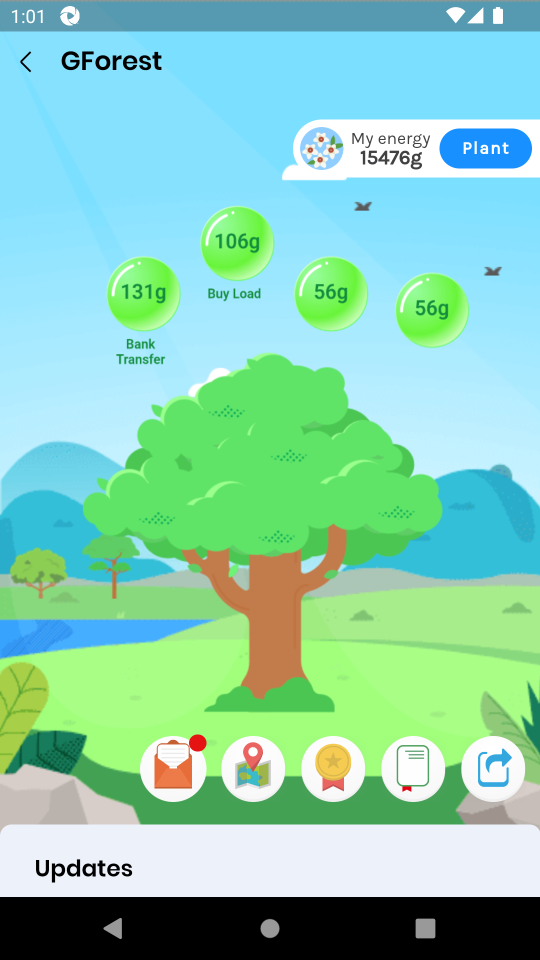
#> input picture notebook/sample_screenshot.png, 1080 x 1920 px (shown at 1/2 size)
$ jupyter execute --allow-errors gforest.ipynb
#> lines starting #> are read from the running program, lines starting #| are printed output that depends on the picture
[cell 1]
import cv2 as cv
import numpy as np
from matplotlib import pyplot as plt

[cell 2]
# Read the main image
img = cv.imread('sample_screenshot.png', cv.IMREAD_COLOR)
#> img is the input picture: shape (1920, 1080, 3); mean B, G, R 181, 205.3, 136.5

# Show both images
plt.imshow(cv.cvtColor(img, cv.COLOR_BGR2RGB))

[cell 3]
# Convert to graycsale
img_gray = cv.cvtColor(img, cv.COLOR_BGR2GRAY)
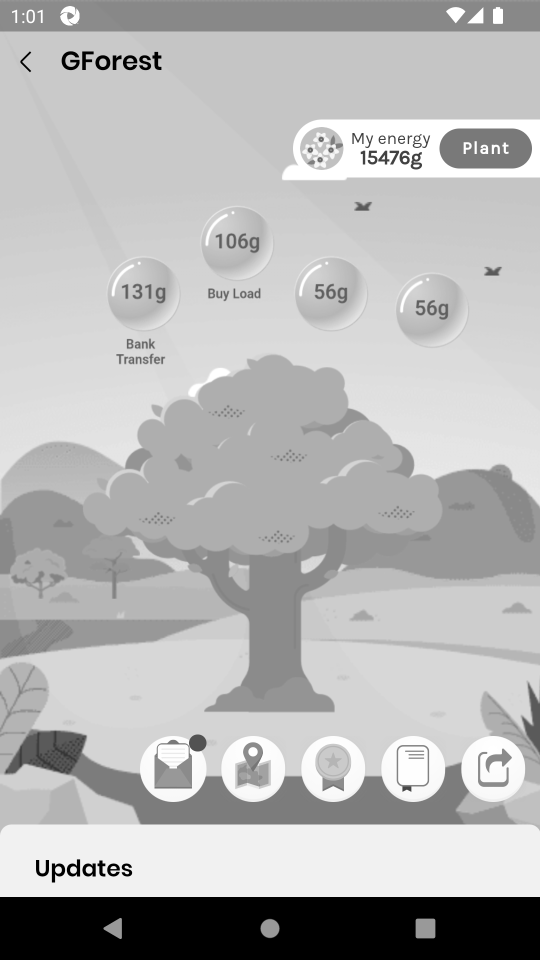
#> img_gray: shape (1920, 1080) (shown at 1/2 size); min 0, max 255, mean 181.9

# Blur the image for better edge detection
img_blur = cv.GaussianBlur(img_gray, (3,3), 0)
plt.imshow(cv.cvtColor(img_blur, cv.COLOR_BGR2RGB))

[cell 4]
# Canny Edge Detection
edges = cv.Canny(image=img_blur, threshold1=1, threshold2=70)
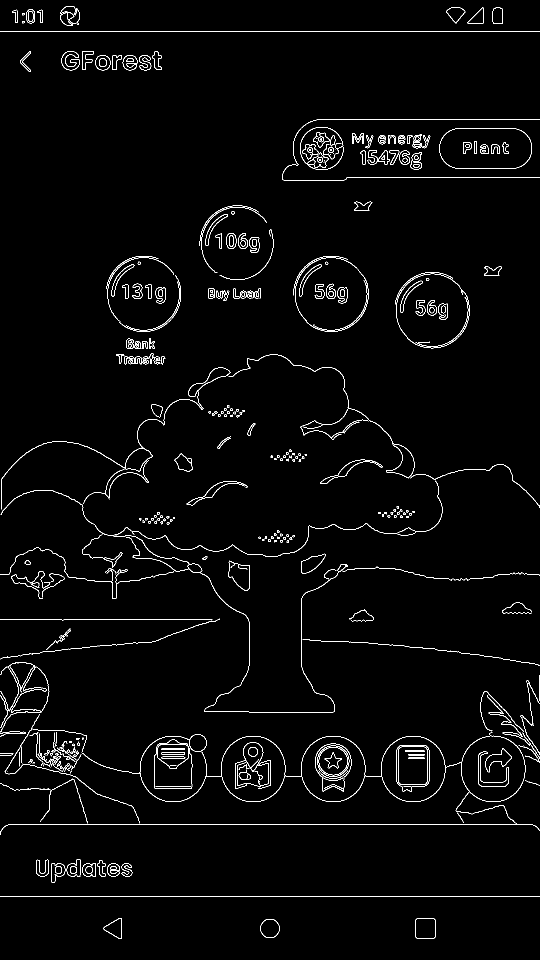
#> edges: shape (1920, 1080) (shown at 1/2 size); 2.1% white in thin lines or dots
plt.imshow(cv.cvtColor(edges, cv.COLOR_BGR2RGB))

[cell 5]
bubble_tmpl = cv.imread('bubble_tmpl.png', cv.IMREAD_COLOR)
#> (the rest of this cell did not finish here and is left out)

[cell 6]
bubble_cropped = cv.imread('bubble_cropped.png', cv.IMREAD_COLOR)
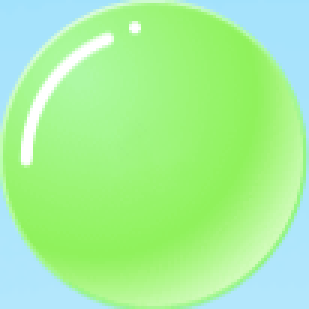
#> input picture notebook/bubble_cropped.png, 103 x 103 px (shown 3 times larger)
#> bubble_cropped is the input picture: shape (103, 103, 3); mean B, G, R 154.2, 241.9, 165.1
plt.imshow(bubble_cropped)

[cell 7]
def remove_circlebg(image):
    hh, ww = image.shape[:2]
#> hh = 103; ww = 103
    hh2 = hh // 2
#> hh2 = 51
    ww2 = ww // 2
#> ww2 = 51

    # define circles
    radius = hh2
#> radius = 51
    yc = hh2
#> yc = 51
    xc = ww2
#> xc = 51

    # draw filled circle in white on black background as mask
    mask = np.zeros_like(image)
    mask = cv.circle(mask, (xc,yc), radius, (255,255,255), -1, lineType=cv.LINE_AA)

    # apply mask to image
    return cv.bitwise_and(image, mask)
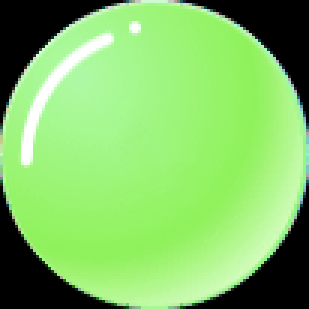
#> returned value: shape (103, 103, 3) (shown 3 times larger); mean of channels 0, 1, 2 101.7, 193.2, 128.8; drawn as B, G, R

plt.imshow(remove_circlebg(bubble_cropped))

[cell 8]
def histogram(image):
    # Convert it to HSV
    image = cv.cvtColor(image, cv.COLOR_BGR2HSV)

    # extract a 3D RGB color histogram from the image,
    # using 8 bins per channel, normalize, and update
    # the index
    hist = cv.calcHist([image], [0, 1, 2], None, [8, 8, 8],
        [0, 256, 0, 256, 0, 256])
    return hist

#> (a cell that did not finish here is left out)

[cell 10]
circles = cv.HoughCircles(edges,cv.HOUGH_GRADIENT, 1, 100, param2=40, minRadius=40, maxRadius=100)
#> circles = [[474.5, 486.5, 71.2], [286.5, 588.5, 72.5], [661.5, 588.5, 72.7], [864.5, 622.5, 73.9], [345.5, 1538.5, 66], [668.5, 1537.5, 66], [643.5, 295.5, 42.7], [984.5, 1535.5, 64.1], [822.5, 1537.5, 66.9], [505.5, 1533.5, 63.2]]
#> `circles = np.uint16(np.around(circles))`: circles = [[474, 486, 71], [286, 588, 72], [662, 588, 73], [864, 622, 74], [346, 1538, 66], [668, 1538, 66], [644, 296, 43], [984, 1536, 64], [822, 1538, 67], [506, 1534, 63]]
img_circle = img.copy()
ris = []

#> (the rest of this cell did not finish here and is left out)

#> (a cell that did not finish here is left out)

[cell 12]
def text_threshold(image):
    # Threshold of blue in HSV space
    lower = np.array([67, 180, 30])
    upper = np.array([78, 255, 255])

    # Create HSV Image and threshold into a range.
    hsv = cv.cvtColor(image, cv.COLOR_BGR2HSV)
    mask = cv.inRange(hsv, lower, upper)
    output = cv.bitwise_and(image, image, mask= mask)
    output = cv.bitwise_not(output)

    return output

#> (the rest of this cell did not finish here and is left out)

[cell 13]
def binarize(image):
    # Convert to grayscale
    dst = cv.cvtColor(image, cv.COLOR_BGR2GRAY)
    dst = cv.threshold(dst, 0, 255, cv.THRESH_BINARY + cv.THRESH_OTSU)[1]

    # Erosion and dilasion
    kernel = cv.getStructuringElement(cv.MORPH_RECT, (1,1))
    close = cv.morphologyEx(dst, cv.MORPH_CLOSE, kernel, iterations=2)

    return close

#> (the rest of this cell did not finish here and is left out)

[cell 14]
import pytesseract

def recognize_energy(image):
    # (1) Enlarge image
    result = cv.resize(image, None, fx=6, fy=6, interpolation=cv.INTER_CUBIC)

    # (2) Remove noise using bilateral filter
    result = cv.bilateralFilter(result,1,50,50)

    # (3) Remove background
    result = text_threshold(result)

    # (4) Threshold
    result = binarize(result)

    # (5) Recognize Text
    result = cv.cvtColor(result, cv.COLOR_BGR2RGB)
    energy = pytesseract.image_to_string(result, config="-c tessedit_char_whitelist=0123456789g")

    return energy.strip()

#> (the rest of this cell did not finish here and is left out)

[cell 15]
import pytesseract

energies = []

for ri in ris:
    energy = recognize_energy(ri)
    energies.append(energy)
#> after the loop, energies = []

print(energies)

[cell 16]
circles = cv.HoughCircles(edges,cv.HOUGH_GRADIENT, 1, 100, param2=40, minRadius=40, maxRadius=100)
#> circles = [[474.5, 486.5, 71.2], [286.5, 588.5, 72.5], [661.5, 588.5, 72.7], [864.5, 622.5, 73.9], [345.5, 1538.5, 66], [668.5, 1537.5, 66], [643.5, 295.5, 42.7], [984.5, 1535.5, 64.1], [822.5, 1537.5, 66.9], [505.5, 1533.5, 63.2]]
#> `circles = np.uint16(np.around(circles))`: circles = [[474, 486, 71], [286, 588, 72], [662, 588, 73], [864, 622, 74], [346, 1538, 66], [668, 1538, 66], [644, 296, 43], [984, 1536, 64], [822, 1538, 67], [506, 1534, 63]]
img_circles = img.copy()

#> (the rest of this cell did not finish here and is left out)
